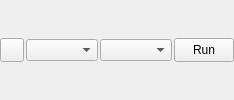
         <widget class="QWidget" name="page_5">
          <layout class="QHBoxLayout" name="horizontalLayout_12">
           <property name="spacing">
            <number>2</number>
           </property>
           <property name="margin">
            <number>0</number>
           </property>
           <item>
            <widget class="QPushButton" name="lp_optionsPushButton">
             <property name="maximumSize">
              <size>
               <width>24</width>
               <height>24</height>
              </size>
             </property>
             <property name="text">
              <string/>
             </property>
             <property name="icon">
              <iconset resource="ui_resources.qrc">
               <normaloff>:/images/icons/settings.png</normaloff>:/images/icons/settings.png</iconset>
             </property>
             <property name="checkable">
              <bool>true</bool>
             </property>
            </widget>
           </item>
           <item>
            <widget class="QComboBox" name="lp_methodComboBox"/>
           </item>
           <item>
            <widget class="QComboBox" name="lp_serverComboBox"/>
           </item>
           <item>
            <widget class="QPushButton" name="lp_computePushButton">
             <property name="maximumSize">
              <size>
               <width>60</width>
               <height>24</height>
              </size>
             </property>
             <property name="text">
              <string>Run</string>
             </property>
             <property name="icon">
              <iconset resource="ui_resources.qrc">
               <normaloff>:/images/icons/play.png</normaloff>:/images/icons/play.png</iconset>
             </property>
            </widget>
           </item>
          </layout>
         </widget>
